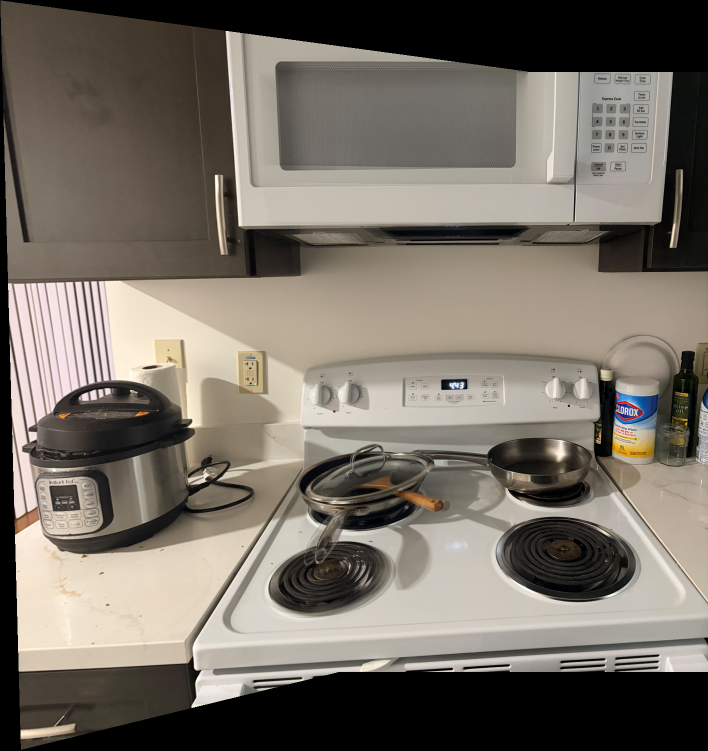
#> input picture proj4/partb/automatic_mosaic.png, 1416 x 1501 px, given in place of left.jpg, which was not available (shown at 1/2 size)
$ python part4a.py
#> lines starting #> are read from the running program, lines starting #| are printed output that depends on the picture
"""Homographies, inverse warping, and a simple blended mosaic.
Points are (x, y). H maps points in the source image to the destination image.
"""
import numpy as np
from PIL import Image
import matplotlib.pyplot as plt

#some helper functions i added

def load_image(path, max_side=800):
#> called with path = 'left.jpg', max_side = 800
    im = Image.open(path).convert('RGB')
#> im is the input picture: PIL image 1416x1501 RGB; mean R, G, B 118.7, 111.5, 102
    im.thumbnail((max_side, max_side))
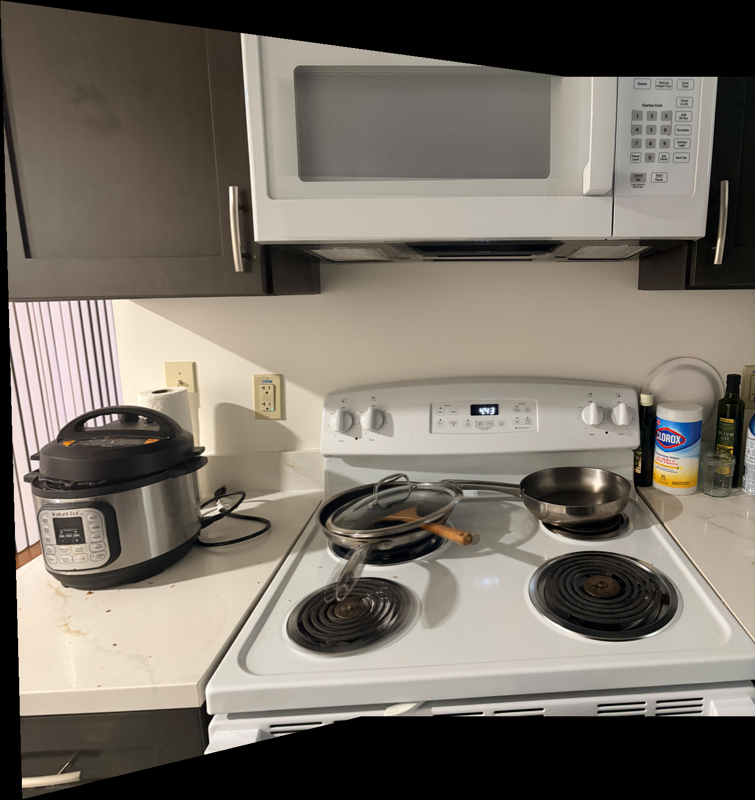
#> im: PIL image 755x800 RGB; mean R, G, B 118.7, 111.5, 102
    return np.array(im) / 255.0
#> call 2 of load_image, with path = 'right.jpg', max_side = 800
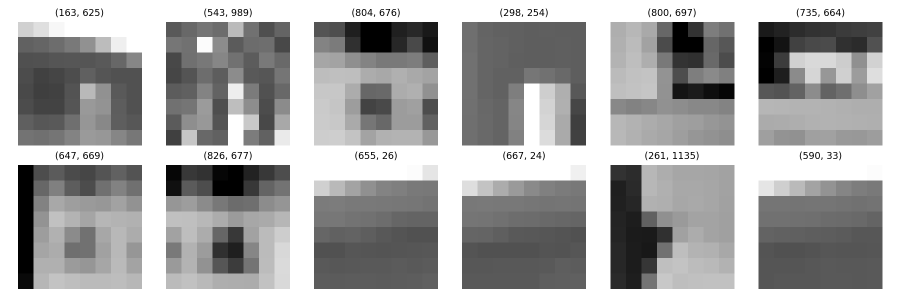
#> input picture proj4/partb/descriptors.png, 1800 x 600 px, given in place of right.jpg, which was not available (shown at 1/2 size)
#> in load_image (call 2), `im.thumbnail((max_side, max_side))`:
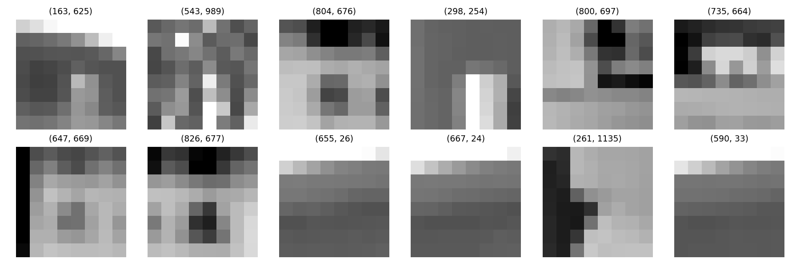
#> im: PIL image 800x267 RGB; min 0, max 255, mean 165.9


def save_image(path, im):
    im = np.clip(im, 0, 1)
    Image.fromarray((im * 255).astype(np.uint8)).save(path)


def get_points(im1, im2, n):
    """Click n matching points on each image (in the same order)."""
    plt.imshow(im1)
    plt.title('Click %d points on image 1' % n)
#> (the run stopped early here; a loop or call above may not have finished)
